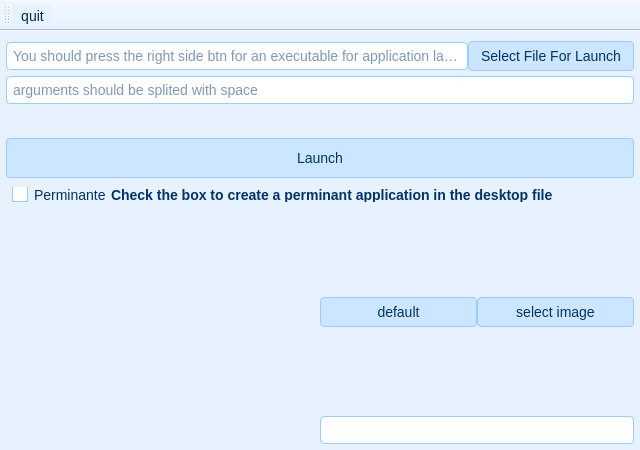
<?xml version="1.0" encoding="UTF-8"?>
<ui version="4.0">
 <class>ApplicationLauncherMainWindow</class>
 <widget class="QMainWindow" name="ApplicationLauncherMainWindow">
  <property name="geometry">
   <rect>
    <x>0</x>
    <y>0</y>
    <width>640</width>
    <height>450</height>
   </rect>
  </property>
  <property name="minimumSize">
   <size>
    <width>640</width>
    <height>450</height>
   </size>
  </property>
  <property name="maximumSize">
   <size>
    <width>640</width>
    <height>450</height>
   </size>
  </property>
  <property name="windowTitle">
   <string>Launcher</string>
  </property>
  <property name="styleSheet">
   <string notr="true">/* QWidget 背景与字体 */
QWidget {
    background-color: #e6f2ff;
    color: #002b36;
    font-family: &quot;Segoe UI&quot;, sans-serif;
    font-size: 14px;
}

/* QLabel 样式 */
QLabel {
    color: #003366;
    font-weight: bold;
}

/* QPushButton 样式 */
QPushButton {
    background-color: #cce6ff;
    border: 1px solid #99ccff;
    padding: 6px 12px;
    border-radius: 4px;
    color: #003366;
}

QPushButton:hover {
    background-color: #b3daff;
}

QPushButton:pressed {
    background-color: #99ccff;
}

/* QComboBox 样式 */
QComboBox {
    background-color: #ffffff;
    border: 1px solid #99ccff;
    padding: 4px;
    border-radius: 4px;
}

QComboBox::drop-down {
    border-left: 1px solid #99ccff;
}

QComboBox QAbstractItemView {
    background-color: #f0faff;
    selection-background-color: #b3daff;
    selection-color: #003366;
}

/* QSpinBox 样式 */
QSpinBox {
    background-color: #ffffff;
    border: 1px solid #99ccff;
    border-radius: 4px;
    padding: 2px 4px;
    color: #003366;
}

QSpinBox::up-button, QSpinBox::down-button {
    subcontrol-origin: border;
    width: 16px;
    background-color: #cce6ff;
    border-left: 1px solid #99ccff;
}

QSpinBox::up-button:hover, QSpinBox::down-button:hover {
    background-color: #b3daff;
}

/* QLineEdit 样式 */
QLineEdit {
    background-color: #ffffff;
    border: 1px solid #99ccff;
    border-radius: 4px;
    padding: 4px;
    color: #003366;
}

/* QCheckBox 样式 */
QCheckBox {
    color: #003366;
    spacing: 6px;
}

QCheckBox::indicator {
    width: 14px;
    height: 14px;
    border: 1px solid #99ccff;
    background: #ffffff;
}

QCheckBox::indicator:checked {
    background-color: #66ccff;
    border: 1px solid #3399ff;
}
</string>
  </property>
  <widget class="QWidget" name="centralwidget">
   <layout class="QVBoxLayout" name="verticalLayout_3" stretch="1,5">
    <property name="spacing">
     <number>4</number>
    </property>
    <property name="leftMargin">
     <number>6</number>
    </property>
    <property name="topMargin">
     <number>6</number>
    </property>
    <property name="rightMargin">
     <number>6</number>
    </property>
    <property name="bottomMargin">
     <number>6</number>
    </property>
    <item>
     <widget class="QWidget" name="widget_3" native="true">
      <layout class="QVBoxLayout" name="verticalLayout_2">
       <property name="spacing">
        <number>0</number>
       </property>
       <property name="leftMargin">
        <number>0</number>
       </property>
       <property name="topMargin">
        <number>0</number>
       </property>
       <property name="rightMargin">
        <number>0</number>
       </property>
       <property name="bottomMargin">
        <number>0</number>
       </property>
       <item>
        <widget class="QWidget" name="widget_4" native="true">
         <layout class="QHBoxLayout" name="horizontalLayout_2">
          <property name="spacing">
           <number>0</number>
          </property>
          <property name="leftMargin">
           <number>0</number>
          </property>
          <property name="topMargin">
           <number>0</number>
          </property>
          <property name="rightMargin">
           <number>0</number>
          </property>
          <property name="bottomMargin">
           <number>0</number>
          </property>
          <item>
           <widget class="QLineEdit" name="exes">
            <property name="readOnly">
             <bool>true</bool>
            </property>
            <property name="placeholderText">
             <string>You should press the right side btn for an executable for application launcher</string>
            </property>
           </widget>
          </item>
          <item>
           <widget class="QPushButton" name="btn_select">
            <property name="text">
             <string>Select File For Launch</string>
            </property>
           </widget>
          </item>
         </layout>
        </widget>
       </item>
       <item>
        <widget class="QLineEdit" name="arguments_lineedit">
         <property name="placeholderText">
          <string>arguments should be splited with space</string>
         </property>
        </widget>
       </item>
      </layout>
     </widget>
    </item>
    <item>
     <widget class="QWidget" name="widget" native="true">
      <layout class="QVBoxLayout" name="verticalLayout">
       <property name="spacing">
        <number>0</number>
       </property>
       <property name="leftMargin">
        <number>0</number>
       </property>
       <property name="topMargin">
        <number>0</number>
       </property>
       <property name="rightMargin">
        <number>0</number>
       </property>
       <property name="bottomMargin">
        <number>0</number>
       </property>
       <item>
        <widget class="QLabel" name="command_displayings">
         <property name="maximumSize">
          <size>
           <width>16777215</width>
           <height>30</height>
          </size>
         </property>
         <property name="text">
          <string/>
         </property>
         <property name="alignment">
          <set>Qt::AlignmentFlag::AlignCenter</set>
         </property>
        </widget>
       </item>
       <item>
        <widget class="QPushButton" name="btn_launch_application">
         <property name="minimumSize">
          <size>
           <width>0</width>
           <height>40</height>
          </size>
         </property>
         <property name="text">
          <string>Launch</string>
         </property>
        </widget>
       </item>
       <item>
        <widget class="QWidget" name="widget_2" native="true">
         <property name="maximumSize">
          <size>
           <width>16777215</width>
           <height>30</height>
          </size>
         </property>
         <layout class="QHBoxLayout" name="horizontalLayout">
          <property name="spacing">
           <number>4</number>
          </property>
          <property name="leftMargin">
           <number>6</number>
          </property>
          <property name="rightMargin">
           <number>6</number>
          </property>
          <property name="bottomMargin">
           <number>6</number>
          </property>
          <item>
           <widget class="QCheckBox" name="checkBox_for_perminant">
            <property name="text">
             <string>Perminante</string>
            </property>
           </widget>
          </item>
          <item>
           <widget class="QLabel" name="label">
            <property name="text">
             <string>Check the box to create a perminant application in the desktop file</string>
            </property>
           </widget>
          </item>
          <item>
           <spacer name="horizontalSpacer_2">
            <property name="orientation">
             <enum>Qt::Orientation::Horizontal</enum>
            </property>
            <property name="sizeHint" stdset="0">
             <size>
              <width>239</width>
              <height>15</height>
             </size>
            </property>
           </spacer>
          </item>
         </layout>
        </widget>
       </item>
       <item>
        <widget class="QWidget" name="appwidget_settings" native="true">
         <layout class="QHBoxLayout" name="horizontalLayout_3" stretch="1,1">
          <property name="spacing">
           <number>0</number>
          </property>
          <property name="leftMargin">
           <number>0</number>
          </property>
          <property name="topMargin">
           <number>0</number>
          </property>
          <property name="rightMargin">
           <number>0</number>
          </property>
          <property name="bottomMargin">
           <number>0</number>
          </property>
          <item>
           <widget class="QWidget" name="app_preview" native="true">
            <layout class="QVBoxLayout" name="verticalLayout_5">
             <property name="spacing">
              <number>0</number>
             </property>
             <property name="leftMargin">
              <number>0</number>
             </property>
             <property name="topMargin">
              <number>0</number>
             </property>
             <property name="rightMargin">
              <number>0</number>
             </property>
             <property name="bottomMargin">
              <number>0</number>
             </property>
            </layout>
           </widget>
          </item>
          <item>
           <widget class="QWidget" name="widget_6" native="true">
            <layout class="QVBoxLayout" name="verticalLayout_4">
             <property name="spacing">
              <number>0</number>
             </property>
             <property name="leftMargin">
              <number>0</number>
             </property>
             <property name="topMargin">
              <number>0</number>
             </property>
             <property name="rightMargin">
              <number>0</number>
             </property>
             <property name="bottomMargin">
              <number>0</number>
             </property>
             <item>
              <widget class="QWidget" name="widget_7" native="true">
               <layout class="QHBoxLayout" name="horizontalLayout_4">
                <property name="spacing">
                 <number>0</number>
                </property>
                <property name="leftMargin">
                 <number>0</number>
                </property>
                <property name="topMargin">
                 <number>0</number>
                </property>
                <property name="rightMargin">
                 <number>0</number>
                </property>
                <property name="bottomMargin">
                 <number>0</number>
                </property>
                <item>
                 <widget class="QPushButton" name="btn_set_default_icon">
                  <property name="text">
                   <string>default</string>
                  </property>
                 </widget>
                </item>
                <item>
                 <widget class="QPushButton" name="btn_select_image">
                  <property name="text">
                   <string>select image</string>
                  </property>
                 </widget>
                </item>
               </layout>
              </widget>
             </item>
             <item>
              <widget class="QLineEdit" name="name_edit"/>
             </item>
            </layout>
           </widget>
          </item>
         </layout>
        </widget>
       </item>
      </layout>
     </widget>
    </item>
   </layout>
  </widget>
  <widget class="QToolBar" name="toolBar">
   <property name="windowTitle">
    <string>toolBar</string>
   </property>
   <property name="toolButtonStyle">
    <enum>Qt::ToolButtonStyle::ToolButtonTextUnderIcon</enum>
   </property>
   <attribute name="toolBarArea">
    <enum>TopToolBarArea</enum>
   </attribute>
   <attribute name="toolBarBreak">
    <bool>false</bool>
   </attribute>
   <addaction name="actionquit"/>
  </widget>
  <action name="actionquit">
   <property name="icon">
    <iconset resource="../../sources/other_icons.qrc">
     <normaloff>:/settings_icons/exit.png</normaloff>:/settings_icons/exit.png</iconset>
   </property>
   <property name="text">
    <string>quit</string>
   </property>
   <property name="menuRole">
    <enum>QAction::MenuRole::NoRole</enum>
   </property>
  </action>
 </widget>
 <resources>
  <include location="../../sources/other_icons.qrc"/>
 </resources>
 <connections/>
</ui>
